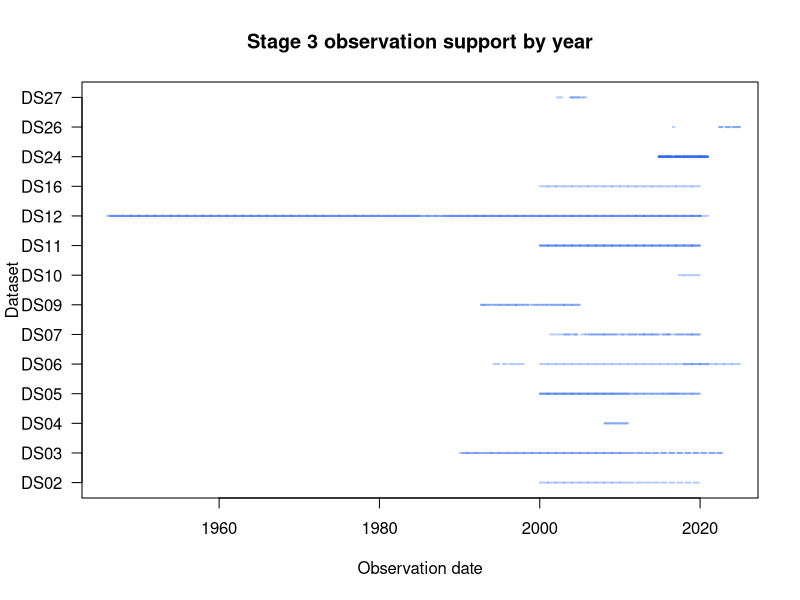
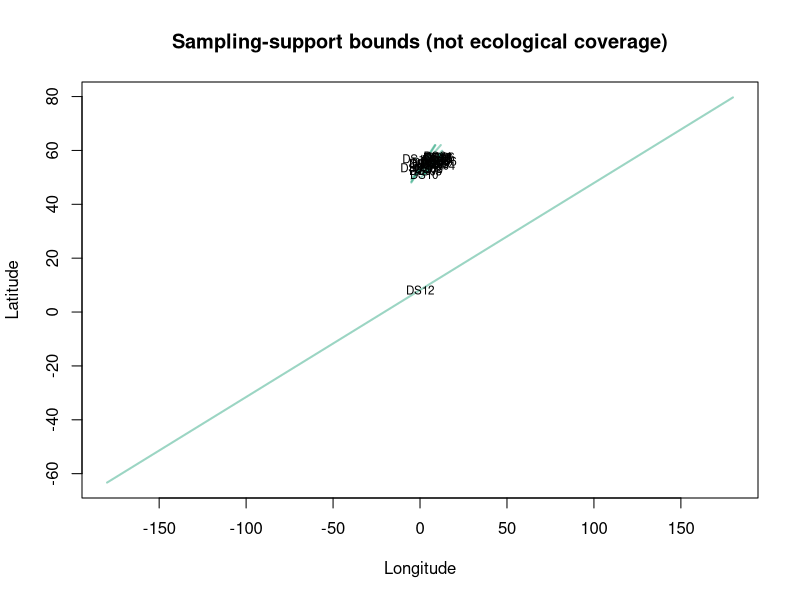

R code for these plots, in order:
#!/usr/bin/env Rscript
# Generate coverage-only figures; no ecological interpolation and no PhyC values are used.

temporal <- utils::read.csv("metadata/stage3/coverage/temporal_cadence_by_year.csv", stringsAsFactors = FALSE)
spatial <- utils::read.csv("metadata/stage3/coverage/spatial_support.csv", stringsAsFactors = FALSE)
dir.create("outputs/figures", recursive = TRUE, showWarnings = FALSE)

png("outputs/figures/stage3_temporal_coverage.png", width = 1800, height = 1200, res = 180)
ids <- sort(unique(temporal$ds_id)); y <- match(temporal$ds_id, ids)
plot(as.Date(temporal$first_date), y, type = "n", yaxt = "n", xlab = "Observation date",
     ylab = "Dataset", main = "Stage 3 observation support by year")
segments(as.Date(temporal$first_date), y, as.Date(temporal$last_date), y, col = "#2563EB55", lwd = 2)
axis(2, at = seq_along(ids), labels = ids, las = 1)
dev.off()

png("outputs/figures/stage3_spatial_support.png", width = 1800, height = 1200, res = 180)
valid <- is.finite(spatial$longitude_min) & is.finite(spatial$longitude_max) &
  is.finite(spatial$latitude_min) & is.finite(spatial$latitude_max)
plot(c(spatial$longitude_min[valid], spatial$longitude_max[valid]),
     c(spatial$latitude_min[valid], spatial$latitude_max[valid]), type = "n",
     xlab = "Longitude", ylab = "Latitude", main = "Sampling-support bounds (not ecological coverage)")
segments(spatial$longitude_min[valid], spatial$latitude_min[valid],
         spatial$longitude_max[valid], spatial$latitude_max[valid], col = "#05966966", lwd = 2)
text((spatial$longitude_min[valid] + spatial$longitude_max[valid]) / 2,
     (spatial$latitude_min[valid] + spatial$latitude_max[valid]) / 2,
     labels = spatial$ds_id[valid], cex = 0.7)
dev.off()

message("Generated Stage 3 coverage figures without interpolation.")
